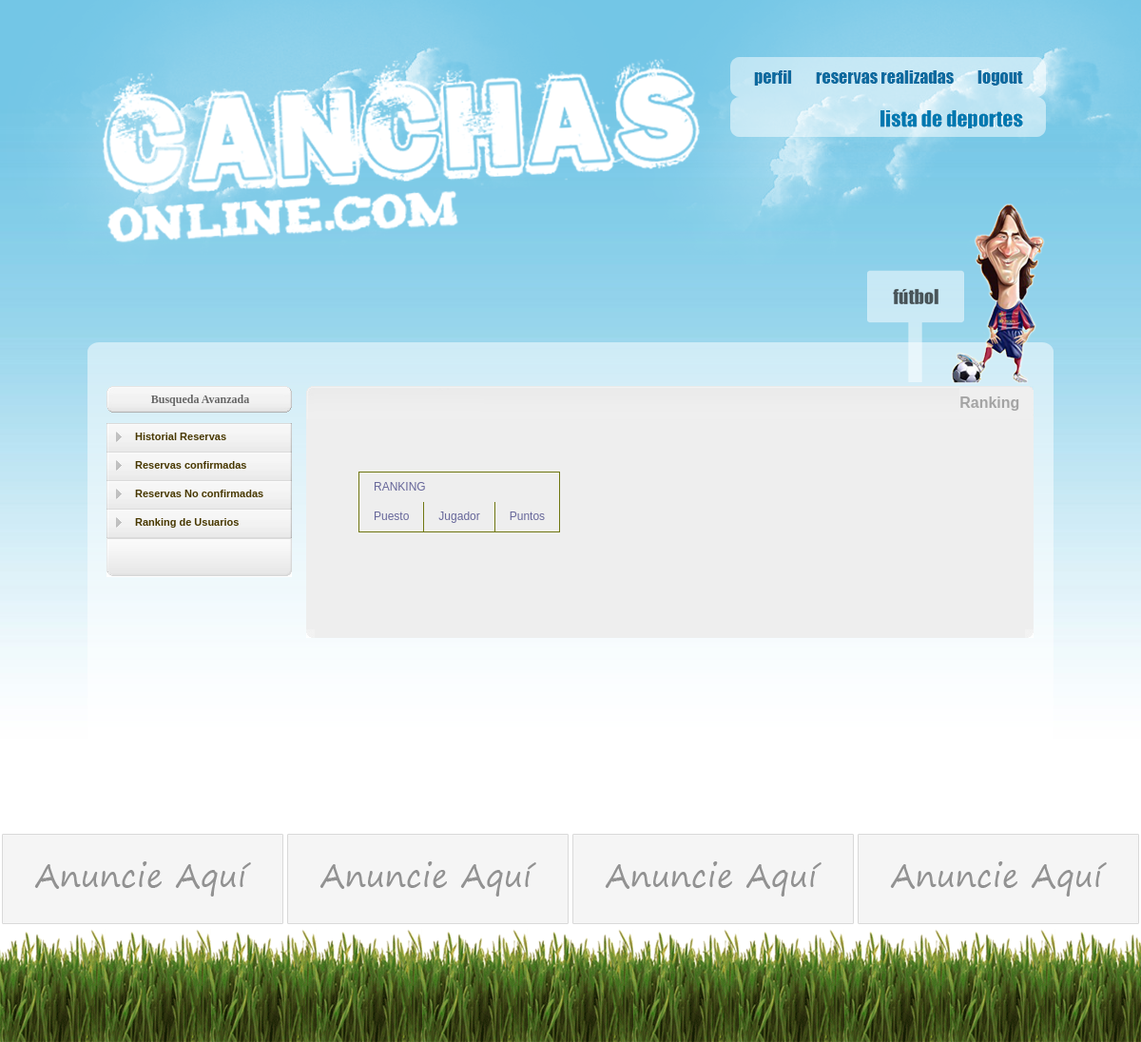
/ranking.php, run on an earlier commit of the app's database.
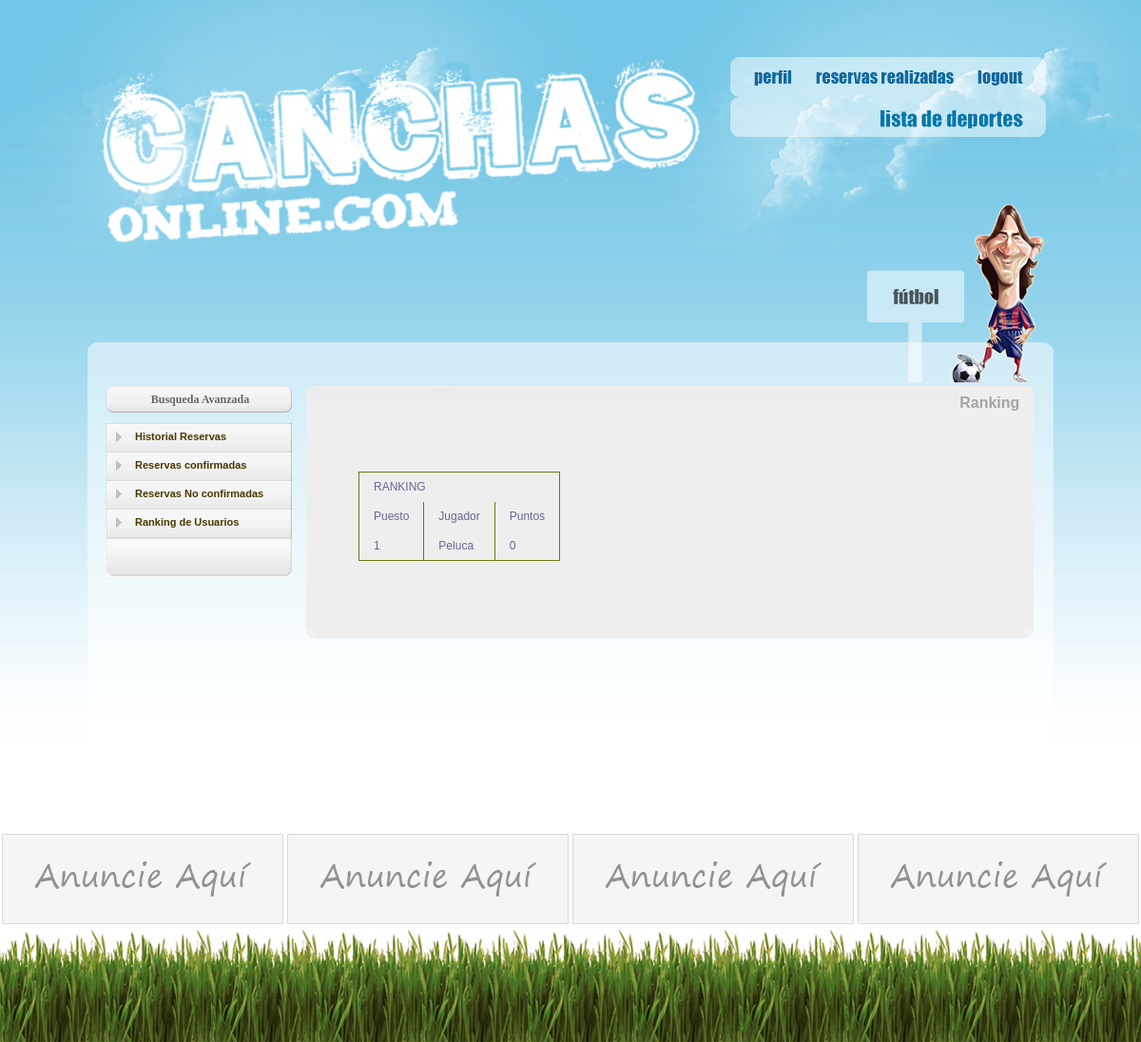
And on a later commit of the database.
### tables this page shows
CREATE TABLE `usuario` (
  `ID_Usuario` int(10) unsigned NOT NULL AUTO_INCREMENT,
  `N_Nombre` varchar(100) NOT NULL,
  `C_Telefono` varchar(12) DEFAULT NULL,
  `D_FechaNacimiento` datetime DEFAULT NULL,
  `T_Imagen` varchar(200) DEFAULT NULL,
  `ID_Distrito` int(10) unsigned DEFAULT NULL,
  `T_Direccion` varchar(100) DEFAULT NULL,
  `C_Puntos` int(10) unsigned DEFAULT '0',
  `T_Email` varchar(100) NOT NULL,
  `T_Pass` varchar(16) NOT NULL,
  `F_Estado` smallint(5) unsigned DEFAULT '0',
  PRIMARY KEY (`ID_Usuario`),
  KEY `FK_usuario_1` (`ID_Distrito`),
  CONSTRAINT `FK_usuario_1` FOREIGN KEY (`ID_Distrito`) REFERENCES `distrito` (`ID_Distrito`)
);

### ranking.php (the view, shortened to what this page needs)
<?php
	$dep=$_SESSION["deporte"];
?>
<!DOCTYPE html PUBLIC "-//W3C//DTD XHTML 1.0 Transitional//EN" "http://www.w3.org/TR/xhtml1/DTD/xhtml1-transitional.dtd">
<html xmlns="http://www.w3.org/1999/xhtml">
<head>
<link rel="stylesheet" type="text/css" href="estilos/horario.css" >
<link rel="stylesheet" type="text/css" href="estilos/Estilo2.css" >
<link rel="stylesheet" type="text/css" href="estilos/Estilo.css" >
<link href="SpryAssets/SpryValidationTextField.css" rel="stylesheet" type="text/css" />
</head>
<body>
<div id="todo">
<div id="nubes">
<div id="pgSiteContainer" >
<div id="banner">
<div class="logo">
</div>
<?php include('topmenu.php') ?>
<?php
	if ($dep==1)
		print('<div class="top_futbol"> </div>');
	else if ($dep==2)
			print('<div class="top_tenis"> </div>');
?>
<div class="clearing">&nbsp;</div>
</div>
<div id="pgPageContent">
<div class="top">
</div>
<div class="cuerpo">
<div id="sa_wrapper">
  <div class="clearing">&nbsp;</div>
  <div id="sa_filters">
    <div id="featuredStores">
      <div id="featuresStoresContainer">
        <span style="font-family:Verdana; color:#666; font-size:12px; font-weight:bold; text-align:center;">Busqueda Avanzada</span>
      </div>
    </div>
     <?php include('menu_izq.php'); ?>
    <div height="10">&nbsp;</div>
  </div>
  <div id="sa_content_wrapper">
    <div id="sa_content">
      <p class="spacer">&nbsp;</p>
        <div id="sa_listTop">
        <div id="sortBy">
            <ul>
                <li ><em>Ranking</em></li>
            </ul>
        </div>
          <div id="sa_products">
          	<div id="searchContainerBox_background">
         <?php 	$sql="SELECT * FROM usuario WHERE Id_Usuario !=1
							 ORDER BY C_Puntos desc";
				$result=mysql_query($sql);
	 ?>
        <table id="horario" align="center">
				<tr>
					<td colspan='3'>RANKING
					</td>
				</tr>
				<tr>
					<td>Puesto
					</td>
					<td>Jugador
					</td>
					<td>Puntos
					</td>
				</tr>
				<?php
				$puesto=0;
				while($row = mysql_fetch_array($result)) { ?>
				<tr>
					<td><?php echo ++$puesto;?>
					</td>
					<td> <?php echo $row["N_Nombre"]; ?>
					</td>
					<td> <?php echo $row["C_Puntos"]; ?>
					</td>
				</tr>
				<?php
				}
				?>
				</table>
            </div>
            <div class="clearing">&nbsp;</div>
          </div>
         <div id="pg_pagination">
				<div class="clearing">&nbsp;</div>
				<div id="pg_paginationRight"></div>
			</div>
        </div>
    </div>
  </div>
      <div class="clearing">&nbsp;</div>
    </div>
    </div>
    <div class="bottom"></div>
  </div>
  <br>
</div>
<div id="anuncios2">
 </div>
<div id="footer2">
 </div>
</div>
</div>
</body>
</html>

### topmenu.php
<div id="topmenu">
		<ul>
			<li><a href="perfil.php" id="topmenu1" accesskey="1" ><img src="images/perfil.gif" /></a></li>
			<li><a href="reservas.php" id="topmenu3" accesskey="2" ><img src="images/reservas.gif" /></a></li>
			<li><a href="logout.php" id="topmenu2" accesskey="3" ><img src="images/logout.gif" /></a></li>
		</ul>
	</div>
   <div id="topmenu">
		<ul>
			<li ><a href="deporte.php" id="topmenu3" accesskey="1" ><img src="images/deportes.gif" style="margin-left:90px;"/></a></li>
		</ul>
	</div>

### menu_izq.php (shortened to what this page needs)
<form id="sa_filters_form" name="filters" method="GET" action="deporte_index.php">
      <div id="sa_filters_nav">
        <ul id="sa_filters_main">
          <li class="off">
            <h3 ><a href="reservas.php" style="text-decoration:none; color:#483800; padding-left:5px; cursor:hand;">Historial Reservas</a></h3>
          </li>
          <li class="off">
           <h3 ><a href="reservasConfirmadas.php" style="text-decoration:none; color:#483800; padding-left:5px; cursor:hand;">Reservas confirmadas</a></h3>
		  </li>
          <li class="off">
            <h3 ><a href="reservasPorConfirmar.php" style="text-decoration:none; color:#483800; padding-left:5px; cursor:hand;">Reservas No confirmadas</a></h3>
          </li>
          <li class="off">
           <h3 ><a href="ranking.php" style="text-decoration:none; color:#483800; padding-left:5px; cursor:hand;">Ranking de Usuarios</a></h3>
          </li>
        </ul>
        <div id="updateFilterLink">
            <input type="submit" value="" />
        </div>
      </div>
    </form>

### estilos/horario.css (style rules this page uses)
#horario { font-family: "Lucida Sans Unicode", "Lucida Grande", Sans-Serif; font-size: 12px; margin: 45px; text-align: left; border-collapse: collapse; border: 1px solid #707711; }
#horario td { padding: 8px 15px; border-right: 1px solid #707711; border-left: 1px solid #707711; color: #669; }

### estilos/Estilo2.css (style rules this page uses)
body, div, dl, dt, dd, ul, ol, li, h1, h2, h3, h4, h5, h6, pre, code, form, fieldset, legend, input, textarea, p, blockquote, th, td { margin:0; padding:0; }
table { border-collapse:collapse; border-spacing:0; }
fieldset, img { border:0; }
address, caption, cite, code, dfn, em, strong, th, var { font-style:normal; font-weight:normal; }
li { list-style:none; }
h1, h2, h3, h4, h5, h6 { font-size:100%; font-weight:normal; }
input, textarea, select { font-family:inherit; font-size:inherit; font-weight:inherit; }
body { font:13px/1.231 arial, helvetica, clean, sans-serif; *font-size:small; *font:x-small; }
table { font-size:inherit; font:100%; }
div#pgSiteContainer { min-width: 960px; }
.cuerpo #sa_wrapper,.cuerpo #sa_wrapper2 { width: 96%; margin:20px; padding-top:6px; position:relative; }
#sa_wrapper #sa_filters { width:197px; float:left; margin-top:0px; }
#sa_wrapper #sa_content { margin-left:210px; margin-bottom:30px; margin-top:-8px; }
#sa_content_wrapper { width:100%; float:right; margin-left:-197px; margin-top:0px; }
#sa_filters { width:197px; float:left; position:relative; }
#sa_content_wrapper #sa_content { margin-left:210px; min-height:400px; }
#sa_content #sa_listTop { background-image:url(../images/sa_listTop.gif) ; background-repeat:no-repeat; background-position:top left; }
div#sa_listTop #sortBy { float:right; color:#A4A4A4; font:bold 16px Arial; }
div#sa_listTop #sortBy em { color:#A4A4A4; font:bold 16px Arial; float:left; line-height:34px; margin-right:15px; padding-top:4px; }
div#sa_listTop #sortBy ul { list-style:none; margin:0; padding:0; float:left; }
div#sa_listTop #sortBy ul li, div#sa_listTop #sortBy ul li.pg_on { float:left; margin-left:-1px; background: url(../images/sa_sortBy_tabR.gif) no-repeat top right; }
#sa_content #sa_products { background-color:#eee; clear:right; padding:10px 10px 10px 10px; min-height:200px; }
.clearing { clear: both; line-height: 1px; }
#featuredStores { background:url(../images/featuredBrands_top.gif) top left no-repeat; width:197px; padding-top:7px; margin-bottom:10px; }
#featuredStores #featuresStoresContainer { background:url(../images/featuredBrands_bottom.gif) bottom left no-repeat; width:197px; padding:0 8px 8px 0px; text-align:center; }
div#sa_filters_nav { background: url(../images/sa_filters_li_on_bckg.gif) top left repeat-y; width: 197px; margin-top: 0px; text-align:left; }
ul#sa_filters_main, ul#sa_filters_main li { margin: 0px; padding: 0px; }
ul#sa_filters_main li.off { background: url(../images/sa_filters_background_l_a.gif) no-repeat top left; width: 187px; padding-left: 10px; margin-top: -1px; }
ul#sa_filters_main li.on h3, ul#sa_filters_main li.off h3 { background: url(../images/sa_filters_arrow_r.gif) 0 9px no-repeat; text-indent: 15px; font-family: Arial, Helvetica, sans-serif; font-size: 11px; font-weight: bold; color: #999999; padding-top: 8px; height: 23px; }
#updateFilterLink { background: url(../images/sa_filters_lbottom_bckg2.gif) top left no-repeat; height: 41px; line-height: 41px; padding-right: 3px; }
#updateFilterLink input { width:100%; background: none; border: none; padding: 10px 0 0 0; font-family: Arial, Helvetica, sans-serif; font-size: 15px; font-weight: bold; color: #876229; cursor: pointer; }
p.spacer { line-height:5px; }
#pg_pagination { background:#eee url(../images/pagination_leftCorner.gif) bottom left no-repeat; padding:0 0 9px 10px; }
#pg_pagination #pg_paginationRight { background:#eee url(../images/pagination_rightCorner.gif) bottom right no-repeat; float:right; width:9px; height:9px; }
div.clearing { clear:both; line-height:1px; }

What changed in the data, as far as the page shows it:
added usuario: N_Nombre "Peluca", C_Puntos "0"
